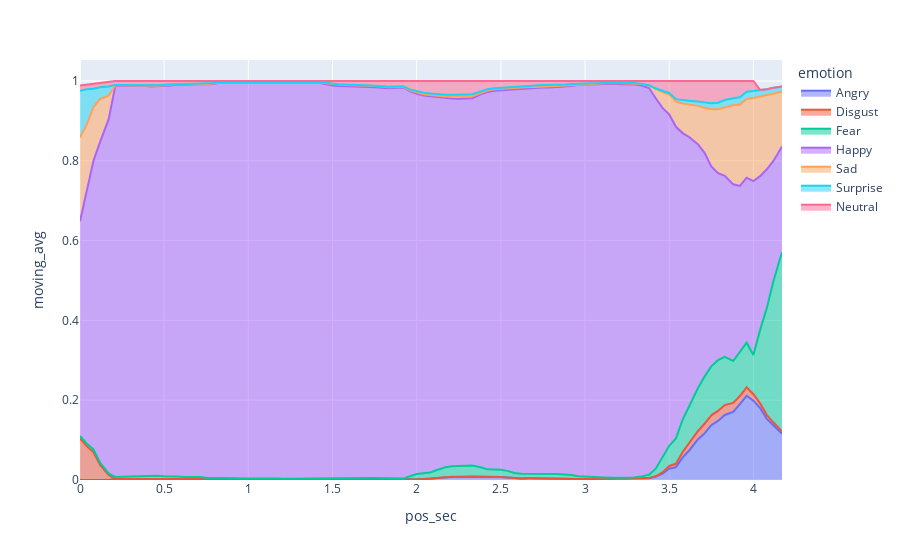

Notebook source saved alongside this figure:
### Code cell
fig = px.area(df, x="pos_sec", y="moving_avg", color="emotion")
fig.show()
